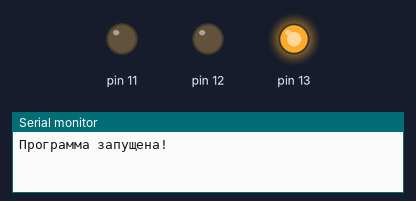
The sketch below on a simulated Arduino Uno, built with avr-gcc and run on an emulated ATmega328P. Shown: output pins drawn as LEDs (lit = HIGH), the last lines printed to the serial monitor.

Above: at 0.2 s.
At 1.15 s:
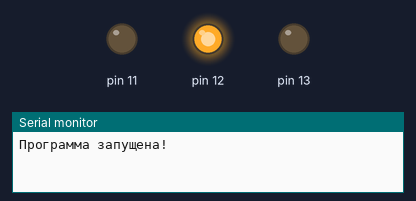
At 2.5 s:
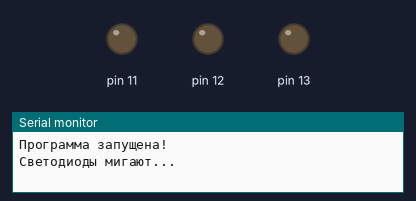
At 3.45 s:
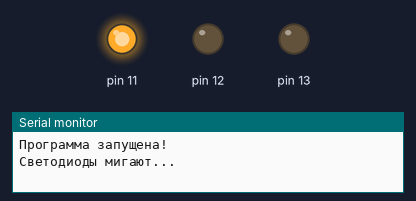
Timing chart, 0 to 4.1 s (numbered marks = the images above):
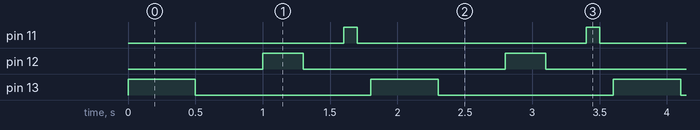

Measured:
- by itself, pin 11: alternates HIGH for 0.10 s and LOW for 1.7 s
- by itself, pin 12: alternates HIGH for 0.30 s and LOW for 1.5 s
- by itself, pin 13: alternates HIGH for 0.50 s and LOW for 1.3 s

The sketch:

reference_code.ino
```cpp
void setup() {
  // Инициализация кода выполняется один раз при запуске
  Serial.begin(9600);
  pinMode(13, OUTPUT);
  pinMode(12, OUTPUT);
  pinMode(11, OUTPUT);

  Serial.println("Программа запущена!");
}

void loop() {
  // Основной цикл выполняется постоянно
  digitalWrite(13, HIGH);
  delay(500);
  digitalWrite(13, LOW);
  delay(500);

  digitalWrite(12, HIGH);
  delay(300);
  digitalWrite(12, LOW);
  delay(300);

  digitalWrite(11, HIGH);
  delay(100);
  digitalWrite(11, LOW);
  delay(100);

  Serial.println("Светодиоды мигают...");
}
```
